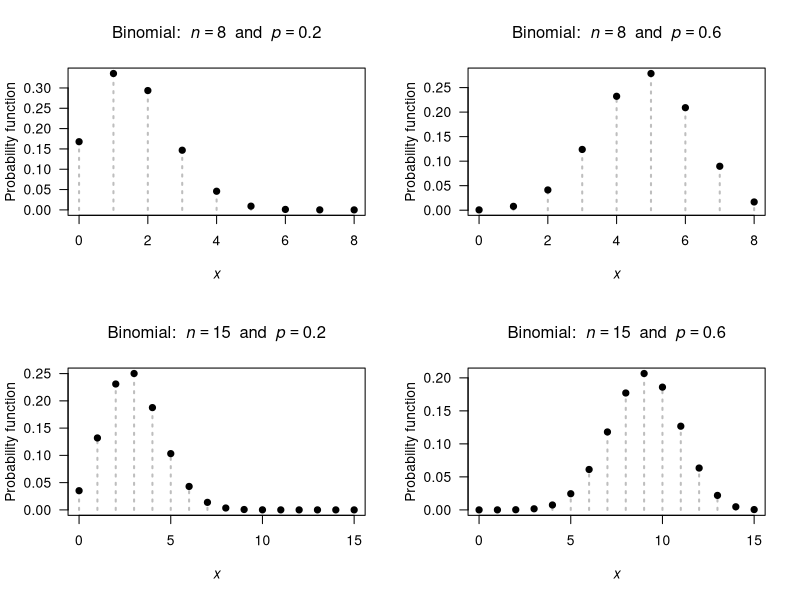
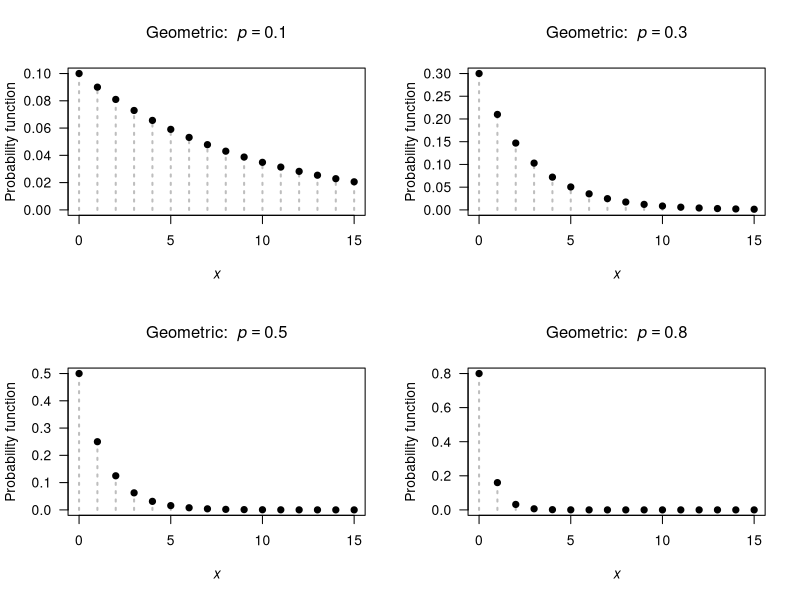
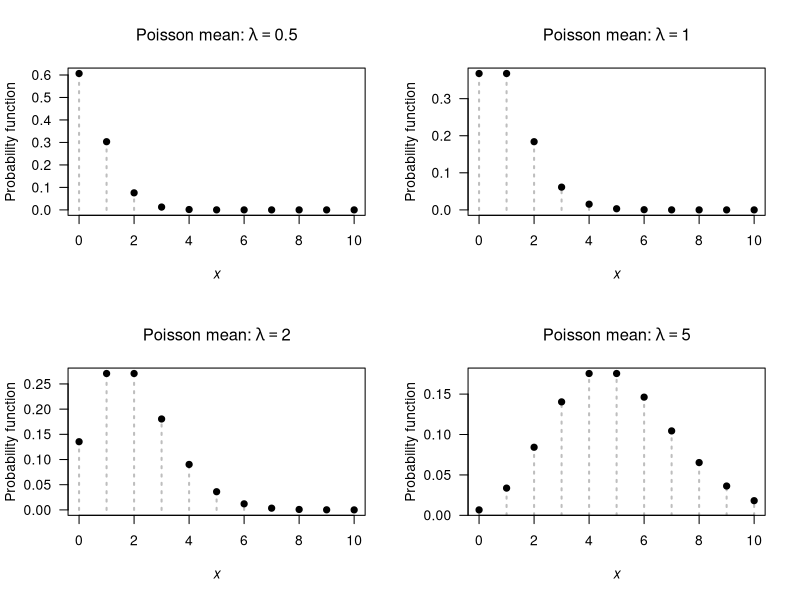
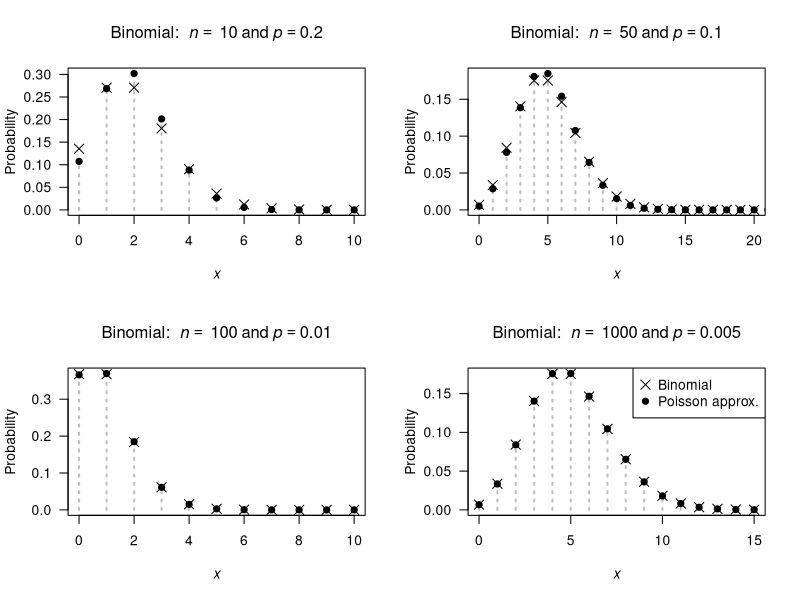
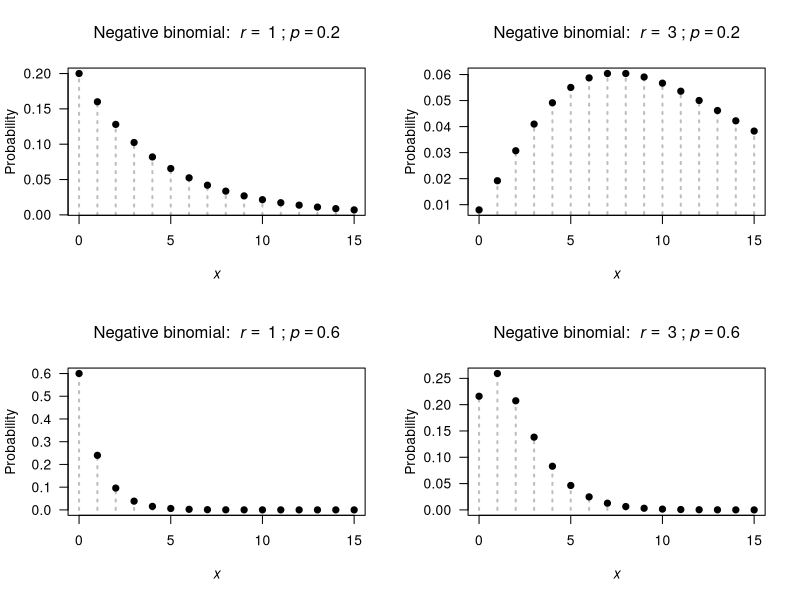
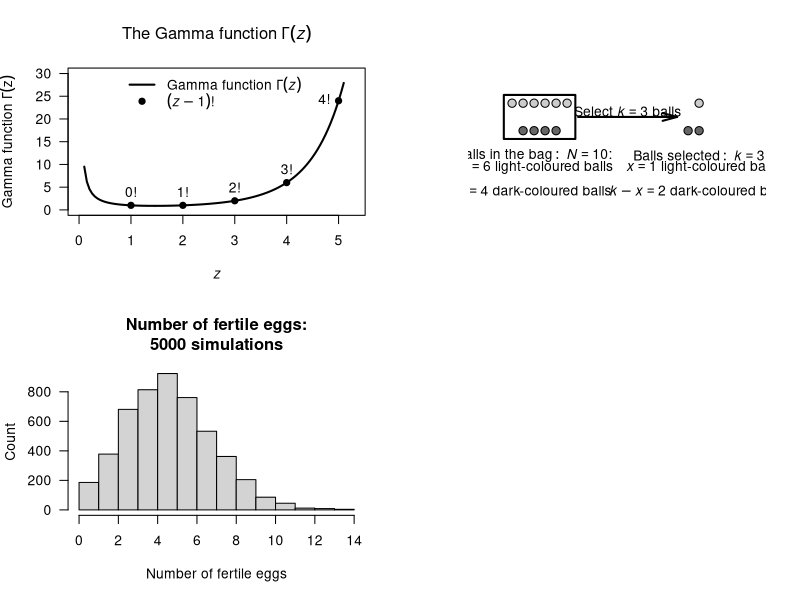

Generate these figures, in order, with R:
## ---- chunk 1
par( mfrow = c(2, 2))

n <- c(8, 8, 
       15, 15)
prob <- c(0.2, 0.6, 
          0.2, 0.6)

for (i in (1:4)) {
  ni <- n[i]
  probi <- prob[i]
  x <-  0:ni
  y <- dbinom(x, 
              size = ni,
              prob = probi)
  
   plot( x = x,
         y = y,
         xlab = expression(italic(x)),
         ylab = "Probability function",
         main = bquote("Binomial: " ~ italic(n) == .(ni) ~ " and " ~ italic(p) == .(probi)),
         las = 1,
         lty = 3,
         lwd = 2,
         col = "grey",
         type = "h")
  points(x = x,
         y = y,
         pch = 19)
  
}
## ---- chunk 2
dbinom(2,
       prob = 1/6,
       size = 4)
## ---- chunk 3
dbinom(0,
       size = 10,
       prob = 0.05)
## ---- chunk 4
dbinom(10,
       size = 10,
       prob = 0.95)
## ---- chunk 5
par( mfrow = c(2, 2))

xmax <- c(15, 15, 15, 15)
p <- c(0.1, 0.3, 
       0.5, 0.8)

for (i in (1:4)) {
  pValue <- p[i]
  x <-  0:xmax[i]
  y <- dgeom(x,
             prob = pValue)
  
   plot( x = x,
         y = y,
         xlim = c(0, xmax[i]),
         xlab = expression(italic(x)),
         ylab = "Probability function",
         main = bquote("Geometric: " ~ italic(p) == .(pValue) ),
         las = 1,
         ylim = c(0, max(y)),
         col = "grey",
         lty = 3,
         lwd = 2,
         type = "h")
  points(x = x,
         y = y,
         pch = 19)
  
}

## ---- chunk 6
dgeom(4, prob = 0.2)
## ---- chunk 7
pgeom(4, prob = 0.2)
## ---- chunk 8
par( mfrow = c(2, 2))

xmax <- 10
mu <- c(0.5, 1, 2, 5)

for (i in (1:4)) {
  muvalue <- mu[i]
  x <-  0:xmax
  y <- dpois(x, 
             lambda = muvalue )
  
   plot( x = x,
         y = y,
         xlim = c(0, xmax),
         xlab = expression(italic(x)),
         ylab = "Probability function",
         main = bquote("Poisson mean:" ~ lambda == .(muvalue)),
         las = 1,
         lty = 3,
         lwd = 2,
         col = "grey",
         type = "h")
  points(x = x,
         y = y,
         pch = 19)
  
}
## ---- chunk 9
1 - dpois(0,
          lambda = 2)
## ---- chunk 10
BombTable <- array( dim = c(8, 4))
colnames(BombTable) <- c("Hits",
                         "Number of bombs",
                         "Proportion of bombs",
                         "Poisson proportion")
BombTable[, 1] <- 0:7
BombTable[, 2] <- c(229,
                    211,
                    93,
                    35,
                    7,
                    0,
                    0,
                    1)
BombTable[, 3] <- round(BombTable[, 2] / sum(BombTable[, 2]), 4)
lambda <- 0.93 # sum( BombTable[, 1] * BombTable[, 3])

BombTable[, 4] <- dpois(0:7,
                        lambda = lambda )
BombTable[, 4] <- round( BombTable[, 4], 4)
BombTable[ 8, 4] <- 1 - sum( BombTable[1:7, 4])

BombTable.caption <- "The number of flying bomb hits on London during World War II in a 36 square kilometre area of South London. The proportion of the 576 grid squares receiving 0, 1, ...hits was also computed. The observed and empirical probabilities are shown. The Poisson distribution fits the data  well."

if( knitr::is_latex_output() ) {
  knitr::kable( BombTable,
                format = "latex",
                booktabs = TRUE,
                longtable = FALSE,
                linesep = c("", "", "\\addlinespace"),
                col.names = c("Hits",
                              "Number bombs", 
                              "Proportion bombs", 
                              "Poisson proportion"),
                caption = BombTable.caption) %>%
    kable_styling(font_size = 10) %>%
    row_spec(0, bold = TRUE)
}
if( knitr::is_html_output() ) {
  knitr::kable( BombTable,
                format = "html",
                booktabs = TRUE,
                longtable = FALSE,
                linesep = c("", "", "\\addlinespace"),
                col.names = c("Hits",
                              "Number bombs", 
                              "Proportion bombs", 
                              "Poisson proportion"),
                caption = BombTable.caption) %>%
    row_spec(1, bold = TRUE)
}

## ---- chunk 11
par( mfrow = c(2, 2))

n <- c(10, 50, 
       100, 1000)
p <- c(0.2, 0.1, 
       0.010, 0.005)
xmax <- c(10, 20, 
          10, 15)

for (i in (1:4)) {
   pValue <- p[i]
   nValue <- n[i]
   
  x <-  0:n[i]
  y <- dbinom(x, 
              size = n[i],
              prob = p[i])
  
   plot( x = x,
         y = y,
         xlim = c(0, xmax[i]),
         xlab = expression(italic(x)),
         ylab = "Probability",
         main = bquote("Binomial: " ~ italic(n) == ~ .(nValue) ~ "and" ~ italic(p) == .(pValue) ),
         lwd = 2,
         las = 1,
         lty = 3,
         col = "grey",
         type = "h")
  points(x = x,
         y = y,
         pch = 19)

  muPoisson <- nValue * pValue
  xValues <- 0:xmax[i]
  points( x = xValues,
          y = dpois(xValues,
                    lambda = muPoisson),
          pch = 4,
          cex = 1.5)
  
  if (i == 4 ){
    legend("topright",
           pch = c(4, 19),
           pt.cex = c(1.5, 1),
           legend = c("Binomial",
                      "Poisson approx."))
  }
  
}

## ---- chunk 12
par( mfrow = c(2, 2))
xmax <- 15

r <- c(1, 3, 
       1, 3)
p <- c(0.2, 0.2, 
       0.6, 0.6)

for (i in (1:4)) {
  rValue <- r[i]
  pValue <- p[i]
  
  x <-  0:xmax
  y <- dnbinom(x, 
              size = r[i],
              prob = p[i])
  
   plot( x = x,
         y = y,
         xlim = c(0, xmax),
         xlab = expression(italic(x)),
         ylab = "Probability",
         main = bquote("Negative binomial: " ~ italic(r) == ~ .(rValue) ~ ";" ~ italic(p) == .(pValue) ),
         las = 1,
         lty = 3,
         lwd = 2,
         col = "grey",
         type = "h")
  points(x = x,
         y = y,
         pch = 19)
  
}

## ---- chunk 13
x.values <- seq(1, 100, 
                by = 1)
1 - sum(dnbinom( x.values, 
                 size = 10, 
                 prob = 0.15))
# Alternatively:
1 - pnbinom(100, 
            size = 10, 
            prob = 0.15)
## ---- chunk 14

xPoints <- 1:5
xCont <- seq(0.1, 5.1, 
             length = 100)

plot( x = c(0, 5.3),
      y = c(0, 25),
      type = "n",
      las = 1,
      ylim = c(0, 30),
      xlab = expression(italic(z)),
      ylab = bquote("Gamma function" ~ Gamma(z)),
      main = expression(paste("The Gamma function"~Gamma(italic(z)))))
lines( x = xCont,
       y = gamma(xCont),
       lwd = 2)
points(x = xPoints,
       y = gamma(xPoints),
       pch = 19)
legend("top",
       pch = c(NA, 19),
       lty = c(1, NA),
       bty = "n",
       lwd = c(2, NA),
       legend = c(bquote("Gamma function" ~ Gamma(italic(z))),
                  expression(paste( group("(", list(italic(z) - 1),")"), "!" ) ) ) )

text(x = xPoints,
     y = gamma(xPoints),
     pos = c(3, 3, 3, 3, 2),
     labels = c("0!",
                "1!",
                "2!",
                "3!",
                "4!") )
## ---- chunk 15
pnbinom(360, 
        size = 5, 
        prob = 0.02)
## ---- chunk 16
MitesTab <- array( dim = c(9, 5))

MitesTab[1, ] <- c(0 ,  70 ,  0.467 ,  0.318 ,  0.449)
MitesTab[2, ] <- c(1 ,  38 ,  0.253 ,  0.364 ,  0.261)
MitesTab[3, ] <- c(2 ,  17 ,  0.113 ,  0.209 ,  "0.140")
MitesTab[4, ] <- c(3 ,  10 ,  0.067 ,  "0.080" ,  0.073)
MitesTab[5, ] <- c(4 ,  9 ,  "0.060" ,  0.023 ,  0.038)
MitesTab[6, ] <- c(5 ,  3 ,  "0.020" ,  0.005 ,  0.019)
MitesTab[7, ] <- c(6 ,  2 ,  0.013 ,  0.001 ,  "0.010")
MitesTab[8, ] <- c(7 ,  1 ,  0.007 ,  "0.000" ,  0.005)
MitesTab[9, ] <- c("8+" ,  0 ,  "0.000" ,  "0.000" ,  "0.000")

MitesTab.caption <- "Counts of mites on leaves selected at random from six similar apple trees"

if( knitr::is_latex_output() ) {
   knitr::kable(MitesTab,
                format = "latex",
                booktabs = TRUE,
                longtable = FALSE,
                align = "r",
                linesep = c("", "", "\\addlinespace"),
                col.names = c("No. mites", 
                              "No. leaves",
                              "Empirical prob.",
                              "Poisson prob.",
                              "Neg. bin. prob."),
                caption = MitesTab.caption) %>%
  kable_styling(font_size = 10) %>%
  row_spec(0, bold = TRUE) 
}
if( knitr::is_html_output() ) {
   knitr::kable(MitesTab,
                format = "html",
                booktabs = TRUE,
                longtable = FALSE,
                align = "r",
                linesep = c("", "", "\\addlinespace"),
                col.names = c("No. leaves", 
                              "No. mites",
                              "Empirical prob.",
                              "Poisson prob.",
                              "Neg. bin. prob."),
                caption = MitesTab.caption) %>%
  row_spec(1, bold = TRUE) 
}
## ---- chunk 17
drawBall <- function(x, y, diameter = 1, col = "white", ...){
  t <- seq(0, 2 * pi, 
           length = 100)
  tx <- cos(t) * diameter
  ty <- sin(t) * diameter
  polygon( x = x + tx,
           y = y + ty,
           col = col,
         ...)
  
}



#############
### "Bag"


plot(x = c(-1, 9),
     y = c(-2, 2),
     asp = 1,
     axes = FALSE,
     type = "n",
     xlab = "",
     ylab = ""
     )
drawBall(x = 0.2,
         y = 1.4,
         diameter = 0.15,
         col = grey(0.8))
drawBall(x = 0.6,
         y = 1.4,
         diameter = 0.15,
         col = grey(0.8))
drawBall(x = 1.0,
         y = 1.4,
         diameter = 0.15,
         col = grey(0.8))
drawBall(x = 1.4,
         y = 1.4,
         diameter = 0.15,
         col = grey(0.8))
drawBall(x = 1.8,
         y = 1.4,
         diameter = 0.15,
         col = grey(0.8))
drawBall(x = 2.2,
         y = 1.4,
         diameter = 0.15,
         col = grey(0.8))




drawBall(x = 0.6,
         y = 0.4,
         diameter = 0.15,
         col = grey(0.4))
drawBall(x = 1.0,
         y = 0.4,
         diameter = 0.15,
         col = grey(0.4))
drawBall(x = 1.4,
         y = 0.4,
         diameter = 0.15,
         col = grey(0.4))
drawBall(x = 1.8,
         y = 0.4,
         diameter = 0.15,
         col = grey(0.4))

polygon( x = c(-0.1, -0.1, 2.5, 2.5),
         y = c(0.1, 1.7, 1.7, 0.1),
         lwd = 2)
text(x = 1,
     y = -0.5,
     #font = 2, # BOLD
     labels = expression(paste(Balls~"in"~the~bag:~italic(N)==10*":")))
text(x = 1,
     y = -1.35,
     labels = expression( atop( italic(m)==6~"light-coloured balls",
                                italic(n)==4~"dark-coloured balls") ))



#############
### Selection



drawBall(x = 1.0 + 6,
         y = 1.4,
         diameter = 0.15,
         col = grey(0.8))





drawBall(x = 0.6 + 6,
         y = 0.4,
         diameter = 0.15,
         col = grey(0.4))
drawBall(x = 1.0 + 6,
         y = 0.4,
         diameter = 0.15,
         col = grey(0.4))


#polygon( x = c(-0.1 + 6, -0.1 + 6, 2.5, 2.5),
#         y = c(0.1, 1.7, 1.7, 0.1),
#         lwd = 2)
text(x = 1 + 6,
     y = -0.5,
     #font = 2, # BOLD
     labels = expression(paste(Balls~selected:~italic(k)==3)) )
text(x = 1 + 6,
     y = -1.35,
     labels = expression( atop( italic(x)==1~"light-coloured ball",
                                italic(k)-italic(x)==2~"dark-coloured balls") ) )

arrows( x0 = 2.6,
        x1 = 6.2,
        y0 = 0.9, 
        y1 = 0.9,
        lwd = 2,
        length = 0.15,
        angle = 15)
text(x = 4.4,
     y = 1.1,
     labels = expression( paste(Select~italic(k)==3~balls)))

#axis(side = 1); axis(side = 2); box()
## ---- chunk 18
dhyper(x = 4, m = 13, n = 7, k = 5) + 
  dhyper(x = 5, m = 13, n = 7, k = 5)
## ---- chunk 19
set.seed(107283)
## ---- chunk 20
rpois(3, # Generate three random numbers...
      lambda = 4) # ... with mean = 4
## ---- chunk 21
set.seed(17283)
## ---- chunk 22
# One female
NumberOfEggs <- rpois(1, 
                      lambda = 8.5)

# How many eggs are fertile?
NumberFertileEggs <- rbinom(1, # Only one random number for this one female
                            size = NumberOfEggs,
                            prob = 0.6)
cat("Number of eggs:", NumberOfEggs,
    "| Number of fertile eggs:", NumberFertileEggs, "\n")
## ---- chunk 23
set.seed(109883)
## ---- chunk 24
# Many simulations

numberSims <- 5000

NumberOfEggs <- array( dim = numberSims )
NumberFertileEggs <- array( dim = numberSims )

for (i in (1:numberSims)){ 
  NumberOfEggs[i] <- rpois(1, lambda = 8.5)
  
  # How many fertile?
  NumberFertileEggs[i] <- rbinom(1, # Only one random number/female
                                 size = NumberOfEggs[i],
                                 prob = 0.6)
}
## ---- chunk 25
hist(NumberFertileEggs,
     las = 1, # Horizontal tick mark labels
     xlab = "Number of fertile eggs",
     ylab = "Count",
     main = "Number of fertile eggs:\n5000 simulations")
## ---- chunk 26
sum( NumberFertileEggs > 6) / numberSims
## ---- chunk 27
mean( NumberFertileEggs )
var( NumberFertileEggs )
## ---- chunk 28
Rabbits <- array( dim = c(2, 7) )

Rabbits[1, ] <- c("$x$", 1:6)
Rabbits[2, ] <- c("$n_x$", 247, 63, 20, 4, 2, 1)


if( knitr::is_latex_output() ) {
  knitr::kable(Rabbits, 
               format = "latex",
               booktabs = TRUE,
               align = "r",
               longtable = FALSE,                
               escape = FALSE,
               caption = "The number of rabbits $n_x$ at each trapping who had been previously trapped") %>%
    kable_styling(font_size = 10) %>%
    row_spec(0, bold = TRUE) 
}
if( knitr::is_html_output() ) {
  knitr::kable(Rabbits, 
               format = "html",
               booktabs = TRUE,
               align = "r",
               longtable = FALSE,                
               escape = FALSE,
               caption = "The number of rabbits $n_x$ at each trapping who had been previously trapped") %>%
    kable_styling(font_size = 10) 
}

